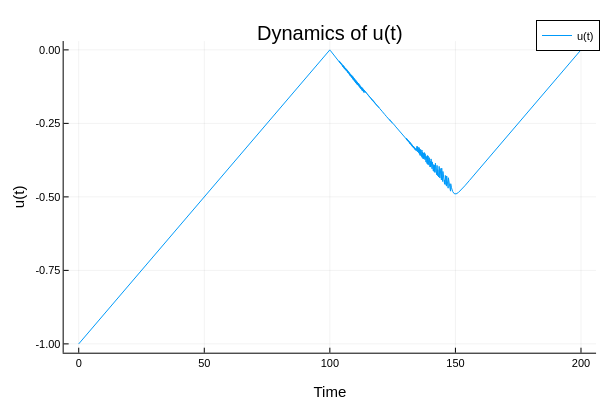

Notebook code cell kept with this figure:
### Code cell
Plots.plot(sol.t, reduce(vcat, sol.u) + p.(sol.t), label="u(t)", title="Dynamics of u(t)", xlabel="Time", ylabel="u(t)")

### Figure 1 — Plotly figure (JSON) as saved in the notebook; plotly's stock layout.template omitted (floating-point values rounded to 4 significant figures; data arrays with more than 128 entries replaced by an {"elided": "..."} marker saying what was removed)
{"data": [{"colorbar": {"len": 0.8657, "title": "", "x": 0.9934, "y": 0.5087}, "legendgroup": "u(t)", "line": {"color": "rgba(0, 154, 250, 1.000)", "dash": "solid", "shape": "linear", "width": 1}, "mode": "lines", "name": "u(t)", "showlegend": true, "type": "scatter", "x": {"elided": "4366 float values"}, "xaxis": "x", "y": {"elided": "4366 float values"}, "yaxis": "y"}], "layout": {"annotations": [{"font": {"color": "rgba(0, 0, 0, 1.000)", "family": "sans-serif", "size": 20}, "rotation": 0, "showarrow": false, "text": "Dynamics of u(t)", "x": 0.5498, "xanchor": "center", "xref": "paper", "y": 1, "yanchor": "top", "yref": "paper"}], "height": 400, "legend": {"bgcolor": "rgba(255, 255, 255, 1.000)", "bordercolor": "rgba(0, 0, 0, 1.000)", "borderwidth": 1, "font": {"color": "rgba(0, 0, 0, 1.000)", "family": "sans-serif", "size": 11}, "title": {"font": {"color": "rgba(0, 0, 0, 1.000)", "family": "sans-serif", "size": 15}, "text": ""}, "tracegroupgap": 0, "traceorder": "normal", "x": 1, "xanchor": "auto", "y": 1, "yanchor": "auto"}, "margin": {"b": 20, "l": 0, "r": 0, "t": 20}, "paper_bgcolor": "rgba(255, 255, 255, 1.000)", "plot_bgcolor": "rgba(255, 255, 255, 1.000)", "showlegend": true, "width": 600, "xaxis": {"anchor": "y", "domain": [0.1061, 0.9934], "gridcolor": "rgba(0, 0, 0, 0.100)", "gridwidth": 0.5, "linecolor": "rgba(0, 0, 0, 1.000)", "mirror": false, "range": [-6, 206], "showgrid": true, "showline": true, "showticklabels": true, "tickangle": 0, "tickcolor": "rgb(0, 0, 0)", "tickfont": {"color": "rgba(0, 0, 0, 1.000)", "family": "sans-serif", "size": 11}, "tickmode": "array", "ticks": "inside", "ticktext": ["0", "50", "100", "150", "200"], "tickvals": [0, 50, 100, 150, 200], "title": "Time", "titlefont": {"color": "rgba(0, 0, 0, 1.000)", "family": "sans-serif", "size": 15}, "type": "-", "visible": true, "zeroline": false, "zerolinecolor": "rgba(0, 0, 0, 1.000)"}, "yaxis": {"anchor": "x", "domain": [0.07581, 0.9415], "gridcolor": "rgba(0, 0, 0, 0.100)", "gridwidth": 0.5, "linecolor": "rgba(0, 0, 0, 1.000)", "mirror": false, "range": [-1.03, 0.03006], "showgrid": true, "showline": true, "showticklabels": true, "tickangle": 0, "tickcolor": "rgb(0, 0, 0)", "tickfont": {"color": "rgba(0, 0, 0, 1.000)", "family": "sans-serif", "size": 11}, "tickmode": "array", "ticks": "inside", "ticktext": ["-1.00", "-0.75", "-0.50", "-0.25", "0.00"], "tickvals": [-1, -0.75, -0.5, -0.25, 0], "title": "u(t)", "titlefont": {"color": "rgba(0, 0, 0, 1.000)", "family": "sans-serif", "size": 15}, "type": "-", "visible": true, "zeroline": false, "zerolinecolor": "rgba(0, 0, 0, 1.000)"}}}
